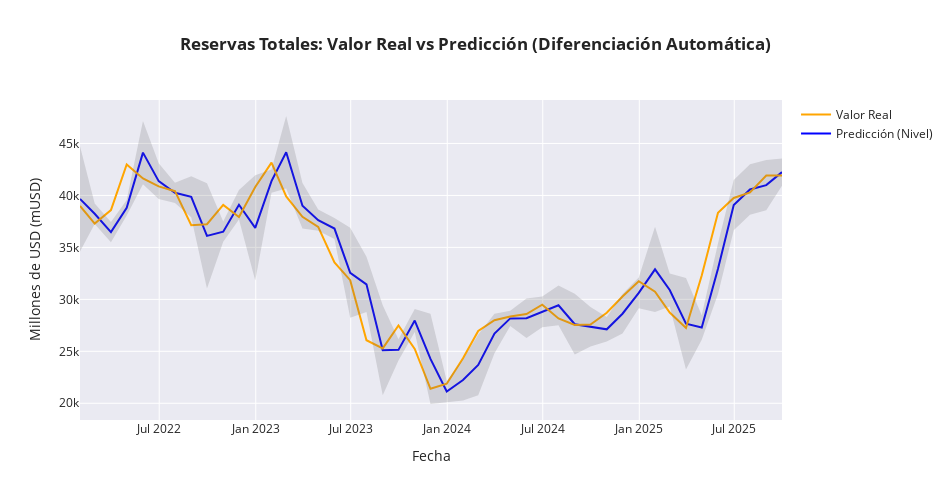

Here is the notebook cell this chart was saved with:
### Code cell
pred_niveles  = predicciones['pred']
real_niveles  = df.loc[predicciones.index, 'reservas_musd']

if 'lower_bound' in predicciones.columns:
    lower_niveles = predicciones['lower_bound']
    upper_niveles = predicciones['upper_bound']
# ==============================================================================
fig = go.Figure([
    # 1. Línea de Predicción Puntual
    go.Scatter(
        name = 'Predicción (Nivel)', 
        x    = predicciones.index, 
        y    = pred_niveles, 
        mode = 'lines',
        line = dict(color='blue', width=2)
    ),
    # 2. Línea de Valor Real
    go.Scatter(
        name = 'Valor Real', 
        x    = predicciones.index, 
        y    = real_niveles, 
        mode = 'lines',
        line = dict(color='orange', width=2)
    )
])

# 3. Agregar el sombreado solo si existen los intervalos
if 'lower_bound' in predicciones.columns:
    fig.add_traces([
        go.Scatter(
            name='Intervalo Superior', x=predicciones.index, y=upper_niveles,
            mode='lines', line=dict(width=0), showlegend=False
        ),
        go.Scatter(
            name='Intervalo Inferior', x=predicciones.index, y=lower_niveles,
            mode='lines', line=dict(width=0), fillcolor='rgba(100, 100, 100, 0.2)',
            fill='tonexty', showlegend=False
        )
    ])

# Configuración del diseño (Actualizamos el título)
fig.update_layout(
    title       = '<b>Reservas Totales: Valor Real vs Predicción (Diferenciación Automática)</b>',
    xaxis_title = "Fecha",
    yaxis_title = "Millones de USD (mUSD)",
    width       = 950,
    height      = 500,
    template    = "seaborn",
    hovermode   = "x unified"
)

fig.show()
